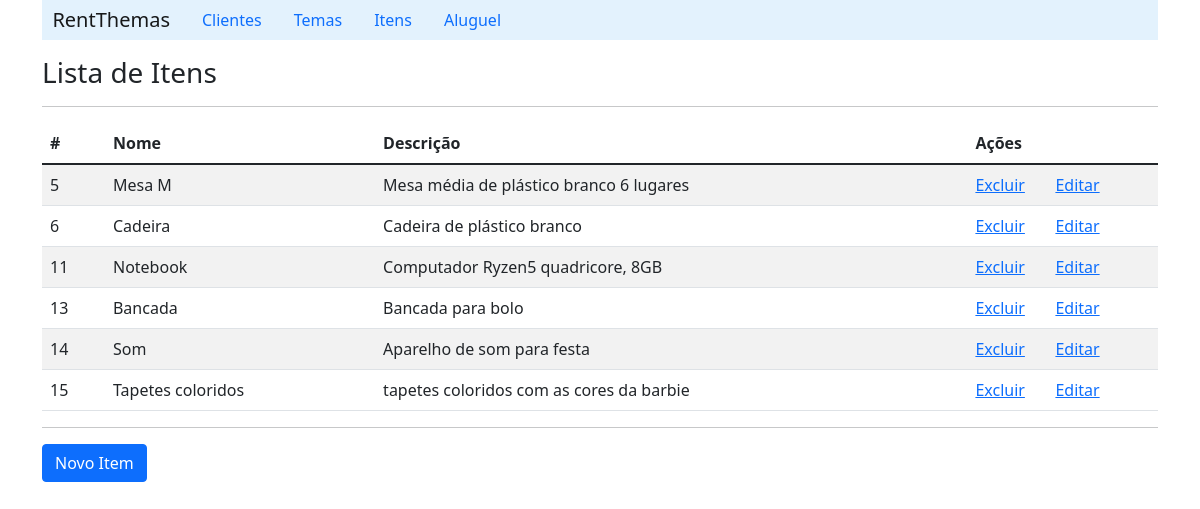
Screenshot of /listItem/ with the database file from the repository.
### api/models.py (models this page shows, shortened)
class Item(models.Model):
    name = models.CharField(max_length=100)
    description = models.CharField(max_length=200)

### api/views.py (the view)
# urls.py: path('listItem/', itemview.list_item),
    def list_item(self, request):
        item_list = ItemDAO.list_item(request)
        context = {'item_list': item_list}
        return render(request, 'item/listItem.html', context)

### api/daos.py (called while the page is built)
    def list_item(self):
        item_list = Item.objects.all()
        return item_list

### api/templates/item/listItem.html (shortened to what this page needs)
{% extends "index.html" %}
    {% block content %}
        <h3>Lista de Itens</h3>
        <hr>
        <table class="table table-striped">
            {% if item_list %}
            <thead>
                <tr>
                    <th scope="col">#</th>
                    <th scope="col">Nome</th>
                    <th scope="col">Descrição</th>
                    <th scope="col">Ações</th>
                    <th scope="col"></th>
                </tr>
            </thead>
                {% for item in item_list%}
                    <tr>
                        <td>{{item.id}}</td>
                        <td>{{item.name}}</td>
                        <td>{{item.description}}</td>
                        <td width='80'><a href="/deleteItem/{{item.id}}">Excluir</a></td>
                        <td><a href="/detailItem/{{item.id}}">Editar</a></td>
                    </tr>
                {% endfor %}
            {% else %}
                <p>Nenhum item cadastrado!!</p>
            {%endif%}
        </table>
        <hr>
        <a class="btn btn-primary" href="/formItem">Novo Item</a>
    {% endblock %}

### rows the page displays
Item: id "5", name "Mesa M", description "Mesa média de plástico branco 6 lugares"
Item: id "6", name "Cadeira", description "Cadeira de plástico branco"
Item: id "11", name "Notebook", description "Computador Ryzen5 quadricore, 8GB"
Item: id "13", name "Bancada", description "Bancada para bolo"
Item: id "14", name "Som", description "Aparelho de som para festa"
Item: id "15", name "Tapetes coloridos", description "tapetes coloridos com as cores da barbie"
